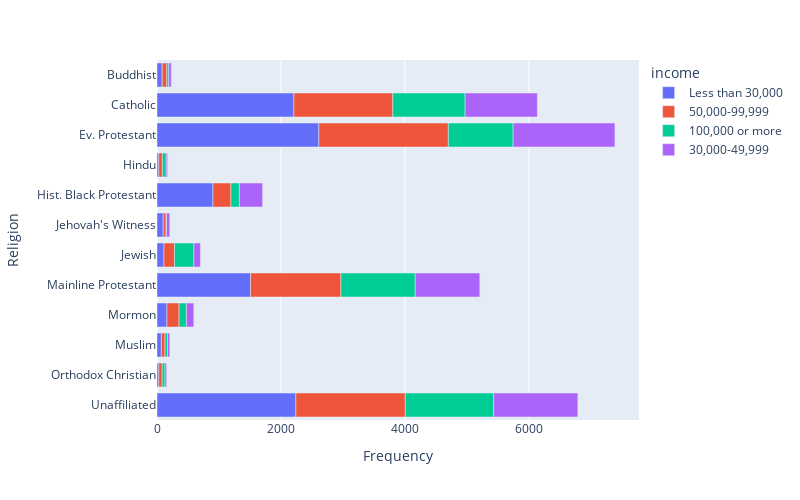

The cell this chart's notebook holds for it:
### Code cell
fig = px.bar(DF_new,y='religion',x='frequency',color='income')

fig.update_layout(yaxis={'categoryorder': 'category descending'},
                  xaxis_title="Frequency",
                  yaxis_title="Religion",
                  autosize=False,
                  width=800,
                  height=500)

fig.show()

### Figure 1 — Plotly figure (JSON) as saved in the notebook; plotly's stock layout.template omitted (floating-point values rounded to 4 significant figures)
{"data": [{"alignmentgroup": "True", "hovertemplate": "income=Less than 30,000<br>frequency=%{x}<br>religion=%{y}<extra></extra>", "legendgroup": "Less than 30,000", "marker": {"color": "#636efa", "pattern": {"shape": ""}}, "name": "Less than 30,000", "offsetgroup": "Less than 30,000", "orientation": "h", "showlegend": true, "textposition": "auto", "type": "bar", "x": [84, 2209, 2612, 29, 903, 100, 113, 1510, 160, 70, 28, 2241], "xaxis": "x", "y": ["Buddhist", "Catholic", "Ev. Protestant", "Hindu", "Hist. Black Protestant", "Jehovah's Witness", "Jewish", "Mainline Protestant", "Mormon", "Muslim", "Orthodox Christian", "Unaffiliated"], "yaxis": "y"}, {"alignmentgroup": "True", "hovertemplate": "income=50,000-99,999<br>frequency=%{x}<br>religion=%{y}<extra></extra>", "legendgroup": "50,000-99,999", "marker": {"color": "#EF553B", "pattern": {"shape": ""}}, "name": "50,000-99,999", "offsetgroup": "50,000-99,999", "orientation": "h", "showlegend": true, "textposition": "auto", "type": "bar", "x": [75, 1596, 2089, 58, 290, 46, 170, 1458, 196, 59, 56, 1765], "xaxis": "x", "y": ["Buddhist", "Catholic", "Ev. Protestant", "Hindu", "Hist. Black Protestant", "Jehovah's Witness", "Jewish", "Mainline Protestant", "Mormon", "Muslim", "Orthodox Christian", "Unaffiliated"], "yaxis": "y"}, {"alignmentgroup": "True", "hovertemplate": "income=100,000 or more<br>frequency=%{x}<br>religion=%{y}<extra></extra>", "legendgroup": "100,000 or more", "marker": {"color": "#00cc96", "pattern": {"shape": ""}}, "name": "100,000 or more", "offsetgroup": "100,000 or more", "orientation": "h", "showlegend": true, "textposition": "auto", "type": "bar", "x": [30, 1166, 1045, 62, 136, 8, 312, 1198, 119, 41, 45, 1426], "xaxis": "x", "y": ["Buddhist", "Catholic", "Ev. Protestant", "Hindu", "Hist. Black Protestant", "Jehovah's Witness", "Jewish", "Mainline Protestant", "Mormon", "Muslim", "Orthodox Christian", "Unaffiliated"], "yaxis": "y"}, {"alignmentgroup": "True", "hovertemplate": "income=30,000-49,999<br>frequency=%{x}<br>religion=%{y}<extra></extra>", "legendgroup": "30,000-49,999", "marker": {"color": "#ab63fa", "pattern": {"shape": ""}}, "name": "30,000-49,999", "offsetgroup": "30,000-49,999", "orientation": "h", "showlegend": true, "textposition": "auto", "type": "bar", "x": [42, 1166, 1642, 22, 375, 52, 106, 1042, 119, 35, 26, 1358], "xaxis": "x", "y": ["Buddhist", "Catholic", "Ev. Protestant", "Hindu", "Hist. Black Protestant", "Jehovah's Witness", "Jewish", "Mainline Protestant", "Mormon", "Muslim", "Orthodox Christian", "Unaffiliated"], "yaxis": "y"}], "layout": {"autosize": false, "barmode": "relative", "height": 500, "legend": {"title": {"text": "income"}, "tracegroupgap": 0}, "margin": {"t": 60}, "width": 800, "xaxis": {"anchor": "y", "autorange": true, "domain": [0, 1], "range": [0, 7777.0], "title": {"text": "Frequency"}, "type": "linear"}, "yaxis": {"anchor": "x", "autorange": true, "categoryorder": "category descending", "domain": [0, 1], "range": [-0.5, 11.5], "title": {"text": "Religion"}, "type": "category"}}}
